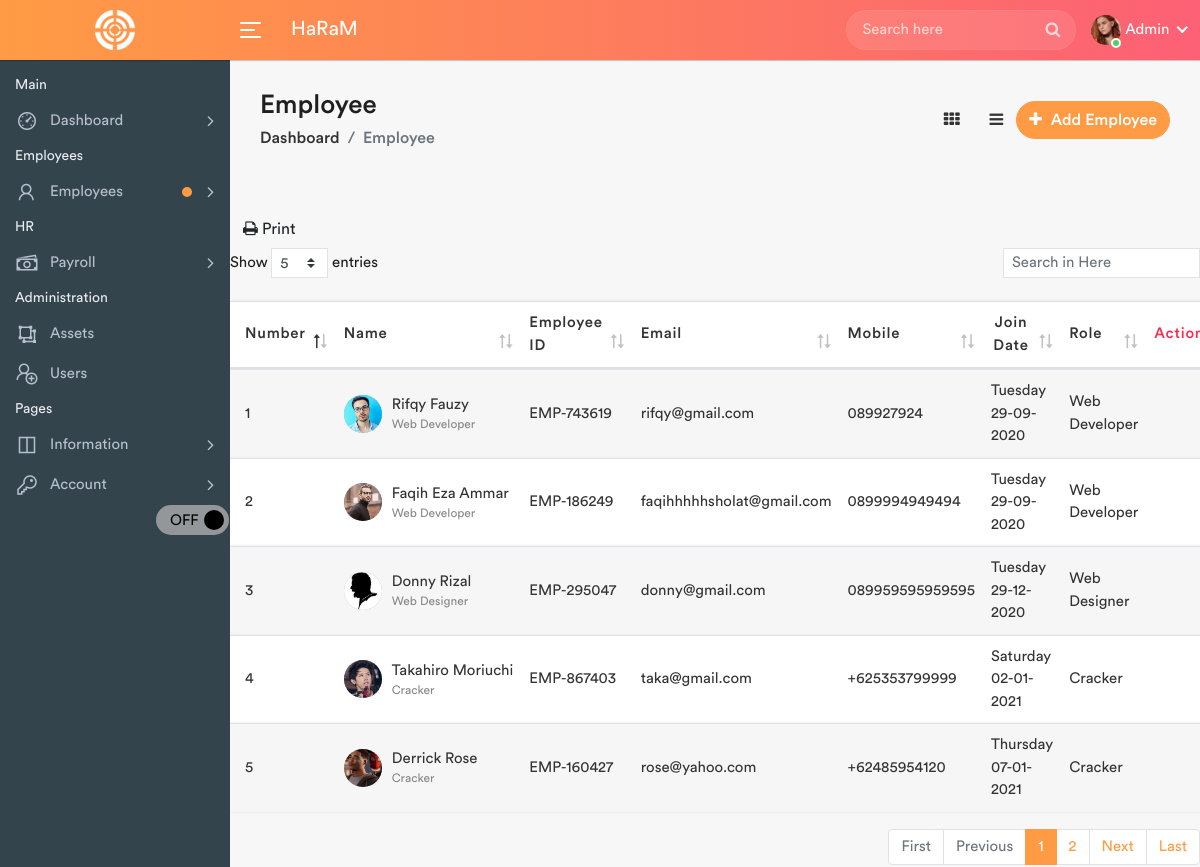
Screenshot of /employees-list.php (signed in) with the database file from the repository.
### tables this page shows
CREATE TABLE `employees` (
  `id` int(11) NOT NULL,
  `FirstName` varchar(100) NOT NULL,
  `LastName` varchar(100) NOT NULL,
  `UserName` varchar(20) NOT NULL,
  `Email` varchar(100) NOT NULL,
  `address` varchar(225) DEFAULT NULL,
  `Password` varchar(255) NOT NULL,
  `Employee_Id` varchar(50) NOT NULL,
  `Phone` varchar(20) NOT NULL,
  `Department` varchar(255) NOT NULL,
  `Designation` varchar(255) NOT NULL,
  `Joining_Date` date NOT NULL DEFAULT current_timestamp(),
  `Picture` varchar(200) NOT NULL,
  `DateTime` datetime NOT NULL DEFAULT current_timestamp()
);

### employees-list.php (the view, shortened to what this page needs)
<?php
$dbh = Database();
?>
<!DOCTYPE html>
<html lang="en">
<head>
	<link rel="stylesheet" href="assets/css/bootstrap.min.css">
	<link rel="stylesheet" href="assets/css/font-awesome.min.css">
	<link rel="stylesheet" href="assets/css/line-awesome.min.css">
	<link rel="stylesheet" href="assets/css/dataTables.bootstrap4.min.css">
	<link rel="stylesheet" href="assets/css/select2.min.css">
	<link rel="stylesheet" href="assets/css/bootstrap-datetimepicker.min.css">
	<link rel="stylesheet" href="assets/css/style.css" id="theme-link">
</head>
<body>
	<div class="main-wrapper">
		<?php
		include_once 'includes/header.php';
		include_once 'includes/sidebar.php';
		?>
		<div class="page-wrapper">
			<div class="content container-fluid">
				<div class="page-header">
					<div class="row align-items-center">
						<div class="col">
							<h3 class="page-title">Employee</h3>
							<ul class="breadcrumb">
								<li class="breadcrumb-item"><a href="index.php">Dashboard</a></li>
								<li class="breadcrumb-item active">Employee</li>
							</ul>
						</div>
						<div class="col-auto float-right ml-auto">
							<?php
							if ($_SESSION['role'] == "admin") { ?>
								<a href="#" class="btn add-btn" data-toggle="modal" data-target="#add_employee"><i class="fa fa-plus"></i> Add Employee</a>
							<?php } ?>
							<a href="employees.php" title="Grid View" class="grid-view btn btn-link active"><i class="fa fa-th"></i></a>
							<a href="employees-list.php" title="Tabular View" class="list-view btn btn-link"><i class="fa fa-bars"></i></a>
						</div>
					</div>
				</div>
			</div>
			<a href="javascript:void(0)" class="btn btn-file" onclick="printDiv('print')"><i class="fa fa-print"></i> Print</a>
			<div class="row" id='print'>
				<div class="col-md-12">
					<div class="table-responsive">
						<table class="table table-striped custom-table mb-0 dataTable js-exportable">
							<thead>
								<tr>
									<th class="text-left">Number</th>
									<th class="text-left">Name</th>
									<th class="text-left">Employee ID</th>
									<th class="text-left">Email</th>
									<th class="text-left">Mobile</th>
									<th class="text-center">Join Date</th>
									<th class="text-left">Role</th>
									<th class="text-danger text-right no-sort">Action</th>
								</tr>
							</thead>
							<tbody>
								<?php
								$sql = "SELECT * FROM employees";
								$query = $dbh->prepare($sql);
								$query->execute();
								$results = $query->fetchAll(PDO::FETCH_OBJ);
								$cnt = 1;
								if ($query->rowCount() > 0) {
									foreach ($results as $row) {
										$newdate = date("l d-m-Y", strtotime($row->Joining_Date));
								?>
										<tr>
											<td><?php echo htmlentities($cnt++); ?></td>
											<td>
												<h2 class="table-avatar">
													<a href="profile.php?&id=<?= htmlentities($row->Employee_Id); ?>" class="avatar"><img alt="picture" src="uploads/employees/<?php echo htmlentities($row->Picture); ?>"></a>
													<a href="profile.php?&id=<?= htmlentities($row->Employee_Id); ?>"><?php echo htmlentities($row->FirstName) . " " . htmlentities($row->LastName); ?><span><?php echo htmlentities($row->Designation); ?></span></a>
												</h2>
											</td>
											<td><?php echo htmlentities($row->Employee_Id); ?></td>
											<td><?php echo htmlentities($row->Email); ?></td>
											<td><?php echo htmlentities($row->Phone); ?></td>
											<td><?php echo htmlentities($newdate); ?></td>
											<td><?php echo htmlentities($row->Designation); ?></td>
											<td class="text-right">
												<div class="dropdown dropdown-action">
													<a href="#" class="action-icon dropdown-toggle" data-toggle="dropdown" aria-expanded="false"><i class="material-icons">more_vert</i></a>
												</div>
											</td>
										</tr>
								<?php
									}
								} ?>
							</tbody>
						</table>
					</div>
				</div>
			</div>
		</div>
	</div>
</body>
</html>

### rows the page displays
employees: Picture (picture), FirstName "Rifqy", LastName "Fauzy", Designation "Web Developer", Employee_Id "EMP-743619", Email "rifqy@gmail.com", Phone "089927924", Joining_Date "Tuesday 29-09-2020"
employees: Picture (picture), FirstName "Faqih", LastName "Eza Ammar", Designation "Web Developer", Employee_Id "EMP-186249", Email "faqihhhhhsholat@gmail.com", Phone "0899994949494", Joining_Date "Tuesday 29-09-2020"
employees: Picture (picture), FirstName "Donny", LastName "Rizal", Designation "Web Designer", Employee_Id "EMP-295047", Email "donny@gmail.com", Phone "089959595959595", Joining_Date "Tuesday 29-12-2020"
employees: Picture (picture), FirstName "Takahiro", LastName "Moriuchi", Designation "Cracker", Employee_Id "EMP-867403", Email "taka@gmail.com", Phone "+625353799999", Joining_Date "Saturday 02-01-2021"
employees: Picture (picture), FirstName "Derrick", LastName "Rose", Designation "Cracker", Employee_Id "EMP-160427", Email "rose@yahoo.com", Phone "+62485954120", Joining_Date "Thursday 07-01-2021"

### other values shown
$_SESSION['userlogin'] "Admin"
